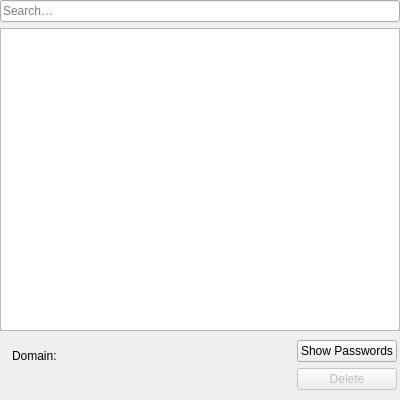
<?xml version="1.0" encoding="UTF-8"?>
<ui version="4.0">
 <class>Otter::PasswordsContentsWidget</class>
 <widget class="QWidget" name="Otter::PasswordsContentsWidget">
  <property name="geometry">
   <rect>
    <x>0</x>
    <y>0</y>
    <width>400</width>
    <height>400</height>
   </rect>
  </property>
  <layout class="QVBoxLayout" name="verticalLayout" stretch="0,1,0">
   <property name="leftMargin">
    <number>0</number>
   </property>
   <property name="topMargin">
    <number>0</number>
   </property>
   <property name="rightMargin">
    <number>0</number>
   </property>
   <property name="bottomMargin">
    <number>0</number>
   </property>
   <item>
    <widget class="Otter::LineEditWidget" name="filterLineEditWidget">
     <property name="placeholderText">
      <string>Search…</string>
     </property>
     <property name="clearButtonEnabled">
      <bool>true</bool>
     </property>
    </widget>
   </item>
   <item>
    <widget class="Otter::ItemViewWidget" name="passwordsViewWidget">
     <property name="contextMenuPolicy">
      <enum>Qt::CustomContextMenu</enum>
     </property>
     <property name="selectionMode">
      <enum>QAbstractItemView::ExtendedSelection</enum>
     </property>
     <attribute name="headerDefaultSectionSize">
      <number>250</number>
     </attribute>
    </widget>
   </item>
   <item>
    <widget class="QWidget" name="detailsWidget" native="true">
     <layout class="QHBoxLayout" name="horizontalLayout">
      <property name="leftMargin">
       <number>3</number>
      </property>
      <property name="topMargin">
       <number>3</number>
      </property>
      <property name="rightMargin">
       <number>3</number>
      </property>
      <property name="bottomMargin">
       <number>3</number>
      </property>
      <item>
       <widget class="QWidget" name="formWidget" native="true">
        <property name="sizePolicy">
         <sizepolicy hsizetype="Expanding" vsizetype="Preferred">
          <horstretch>0</horstretch>
          <verstretch>0</verstretch>
         </sizepolicy>
        </property>
        <layout class="QFormLayout" name="formLayout">
         <item row="0" column="0">
          <widget class="QLabel" name="domainLabel">
           <property name="text">
            <string>Domain:</string>
           </property>
          </widget>
         </item>
         <item row="0" column="1">
          <widget class="Otter::TextLabelWidget" name="domainLabelWidget" native="true"/>
         </item>
        </layout>
       </widget>
      </item>
      <item>
       <layout class="QVBoxLayout" name="actionsLayout" stretch="0,0,1">
        <item>
         <widget class="QPushButton" name="showPasswordsButton">
          <property name="text">
           <string>Show Passwords</string>
          </property>
          <property name="checkable">
           <bool>true</bool>
          </property>
         </widget>
        </item>
        <item>
         <widget class="QPushButton" name="deleteButton">
          <property name="enabled">
           <bool>false</bool>
          </property>
          <property name="text">
           <string>Delete</string>
          </property>
         </widget>
        </item>
        <item>
         <spacer name="verticalSpacer">
          <property name="orientation">
           <enum>Qt::Vertical</enum>
          </property>
         </spacer>
        </item>
       </layout>
      </item>
     </layout>
    </widget>
   </item>
  </layout>
 </widget>
 <customwidgets>
  <customwidget>
   <class>Otter::ItemViewWidget</class>
   <extends>QTreeView</extends>
   <header>src/ui/ItemViewWidget.h</header>
  </customwidget>
  <customwidget>
   <class>Otter::LineEditWidget</class>
   <extends>QLineEdit</extends>
   <header>src/ui/LineEditWidget.h</header>
  </customwidget>
  <customwidget>
   <class>Otter::TextLabelWidget</class>
   <extends>QWidget</extends>
   <header>src/ui/TextLabelWidget.h</header>
  </customwidget>
 </customwidgets>
 <tabstops>
  <tabstop>filterLineEditWidget</tabstop>
  <tabstop>passwordsViewWidget</tabstop>
 </tabstops>
 <resources/>
 <connections/>
</ui>
